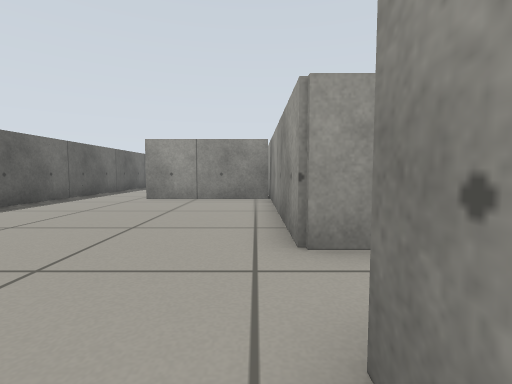
[1] (above)

16 first-person views from a walk through a Gazebo world. The camera is 0.45 m above the floor, tilts 4° down and sees 85° across. The floor is counted in squares, 0.5 m on a side. Each view is taken from the middle of a square. On the plan, view 1 faces up. The plan holds only what a view shows up to about 11 squares ahead; the rest is blank.

[2]
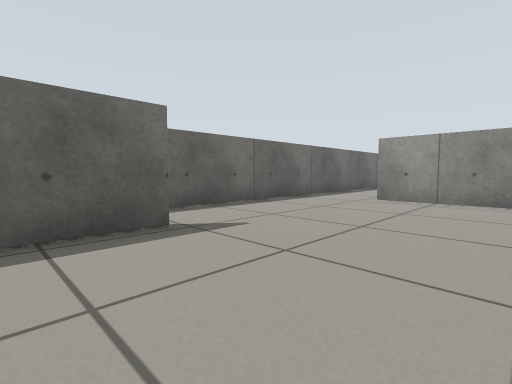

[3]
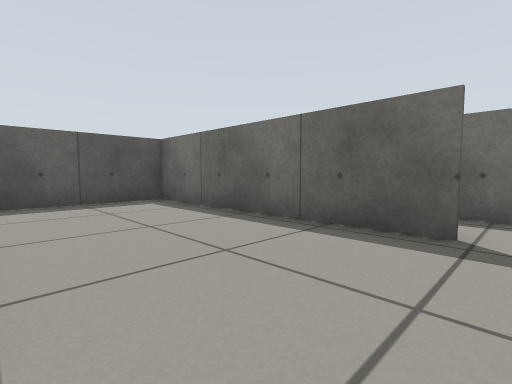

[4]
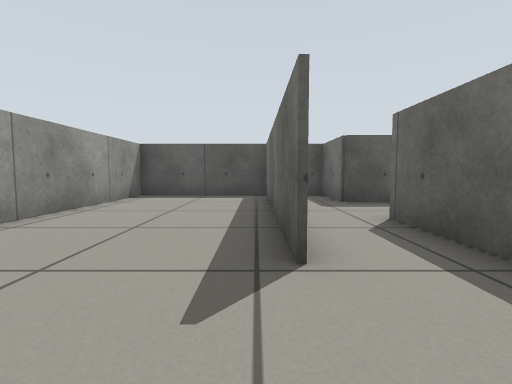

[5]
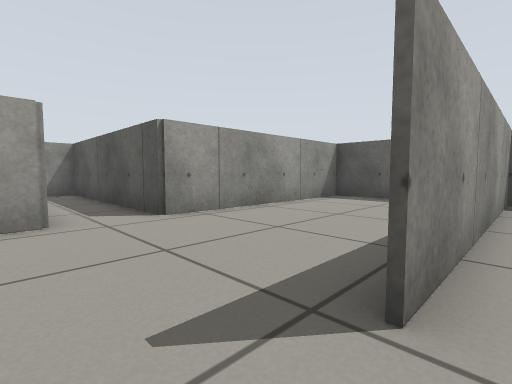

[6]
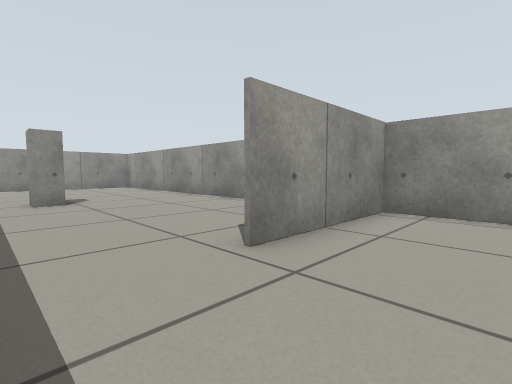

[7]
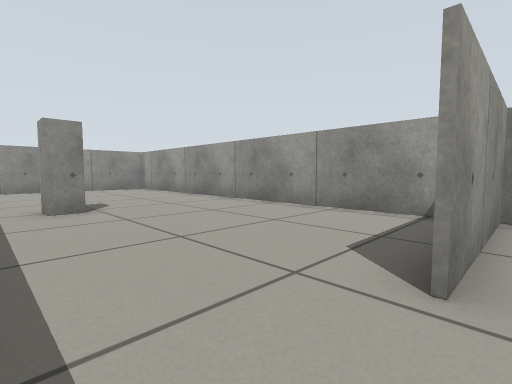

[8]
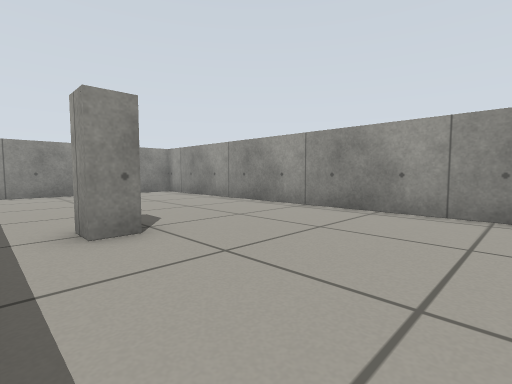

[9]
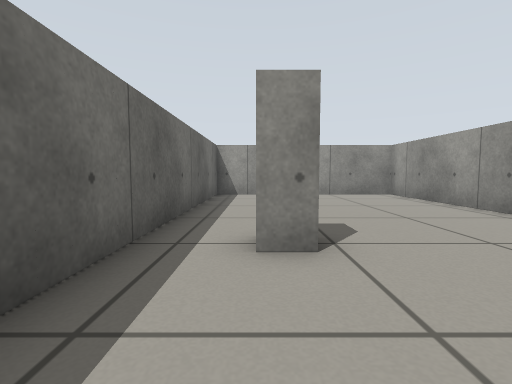

[10]
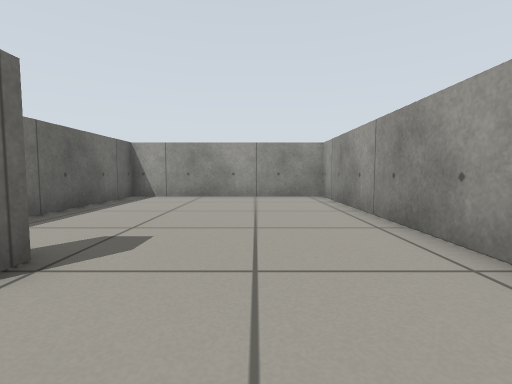

[11]
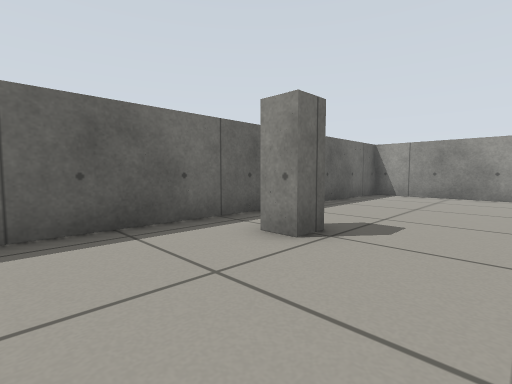

[12]
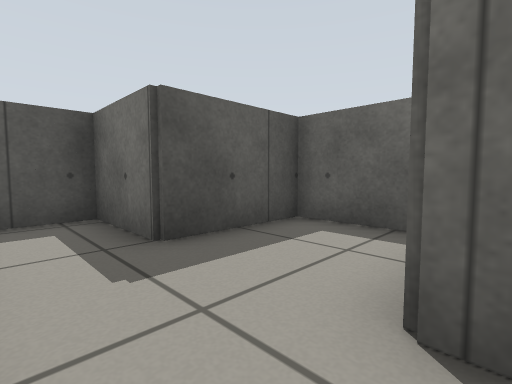

[13]
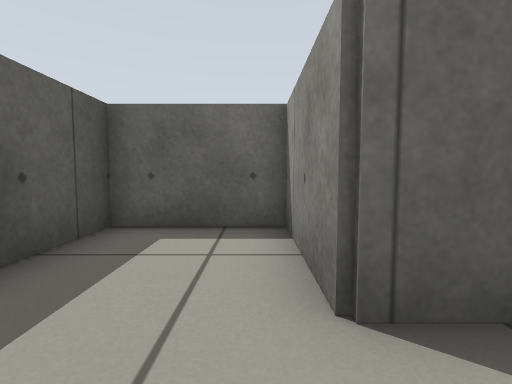

[14]
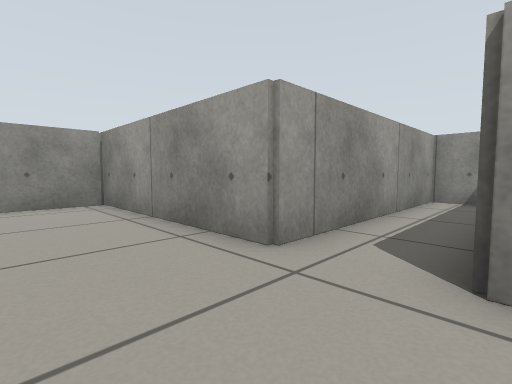

[15]
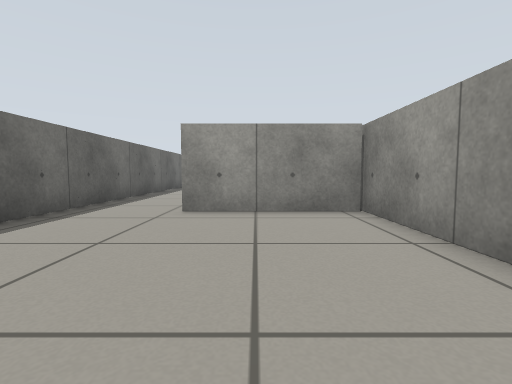

[16]
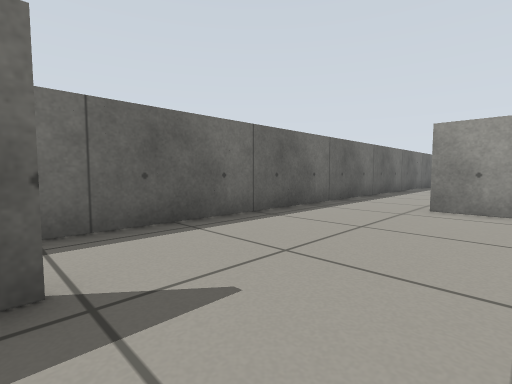

### Floor plan
Points are (right, up) in squares from view 1. A wall is a line through its corners. A room is listed if a view was taken in it or the views show most of it. See-through windows are left out.
Room 1 (views 1, 2, 3, 4, 5, 6, 7, 8, 9, 10, 11, 12, 13, 14, 15, 16)
walls: (0.5, 9.4) (-3.8, 9.4); (0.5, 3.2) (0.5, 24.4) (-6.6, 24.4) (-6.6, -0.5) (-9.6, -0.5) (-9.6, -3.4) (-6.6, -3.4) (-6.6, -5.9) (0.5, -5.9) (0.5, 1.3) (7.7, 1.3) (7.7, 3.2) (0.5, 3.2); (-4.4, 2.4) (-4.4, -5.9); (-4.5, -5.9) (-4.5, 2.4)

Where each view was taken, in squares from view 1:
view 1: 0 up, 0 right, facing up
view 2: 0 up, 0 right, facing up-left
view 3: 3 up, 0 right, facing down-left
view 4: 5 up, 4 left, facing down
view 5: 4 up, 5 left, facing down-right
view 6: 7 up, 6 left, facing up-right
view 7: 9 up, 6 left, facing up-right
view 8: 12 up, 6 left, facing up-right
view 9: 13 up, 5 left, facing up
view 10: 14 up, 2 left, facing up
view 11: 13 up, 2 left, facing up-left
view 12: 0 up, 5 left, facing down-left
view 13: 1 down, 5 left, facing left
view 14: 1 up, 2 left, facing up-right
view 15: 3 up, 2 left, facing up
view 16: 2 up, 2 left, facing up-left
